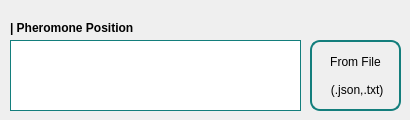
   <widget class="QWidget" name="tab">
    <attribute name="title">
     <string>Customized</string>
    </attribute>
    <widget class="QPushButton" name="pb_pos_fromfile">
     <property name="geometry">
      <rect>
       <x>310</x>
       <y>40</y>
       <width>91</width>
       <height>71</height>
      </rect>
     </property>
     <property name="styleSheet">
      <string notr="true">border: 2px solid rgb(19, 126, 124);
border-radius:10px;</string>
     </property>
     <property name="text">
      <string>From File 
 
 (.json,.txt)</string>
     </property>
    </widget>
    <widget class="QLabel" name="label_20">
     <property name="geometry">
      <rect>
       <x>10</x>
       <y>20</y>
       <width>291</width>
       <height>16</height>
      </rect>
     </property>
     <property name="font">
      <font>
       <weight>75</weight>
       <bold>true</bold>
      </font>
     </property>
     <property name="text">
      <string>| Pheromone Position</string>
     </property>
    </widget>
    <widget class="QTextEdit" name="te_phero_positions">
     <property name="geometry">
      <rect>
       <x>10</x>
       <y>40</y>
       <width>291</width>
       <height>71</height>
      </rect>
     </property>
     <property name="font">
      <font>
       <pointsize>12</pointsize>
      </font>
     </property>
     <property name="toolTip">
      <string>&lt;html&gt;&lt;head/&gt;&lt;body&gt;&lt;p&gt;Define &lt;span style=&quot; font-weight:600;&quot;&gt;Pheromone Position &lt;/span&gt;&lt;span style=&quot; font-weight:600; font-style:italic;&quot;&gt;(x,y,color)&lt;/span&gt;&lt;span style=&quot; font-weight:600;&quot;&gt;.&lt;/span&gt;&lt;span style=&quot; font-style:italic;&quot;&gt;e.g.: (100,200,red);(200,200,blue)&lt;/span&gt;&lt;/p&gt;&lt;/body&gt;&lt;/html&gt;</string>
     </property>
     <property name="styleSheet">
      <string notr="true">border:1px solid rgb(19, 126, 124);
color:rgb(255, 255, 127)</string>
     </property>
    </widget>
   </widget>
